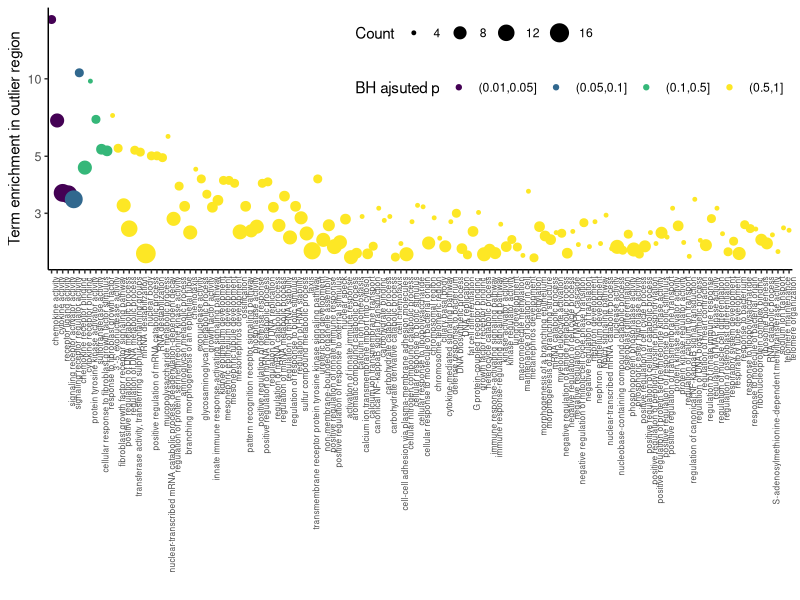
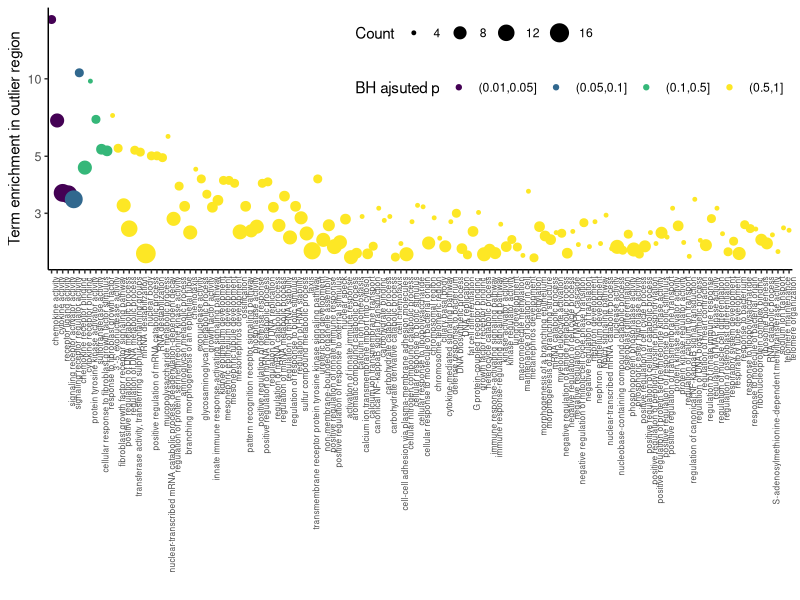

Generate these figures, in order, with R: (Note: this script raises an error after producing the figures.)
require(tidyverse)
require(ggplot2)
require(reshape2)


g = read.csv('WG.tsv',sep="\t",h=T)
head(g$pvalue)
head(p.adjust(g$pvalue,method = "BH"))
head(g$p.adjust)
g$bgCount = as.numeric(sub("/.*","",g$BgRatio))

bgCountD = unique(as.numeric(sub(".*/","",g$BgRatio)))
gCountD = unique(as.numeric(sub(".*/","",g$GeneRatio)))
g$Enrichment = with(g,(Count/gCountD)/(bgCount/bgCountD))
head(g)

head(g)
ggplot(aes(y=Enrichment,x=reorder(term,p.adjust),
           color=cut(p.adjust,c(0,0.01,0.05,0.1,0.5,1)),
           size=Count),data=g[g$Enrichment>2 &g$Count>=4,])+
  geom_point()+  theme_classic()+
  scale_color_viridis_d(name="BH ajsuted p")+
  xlab("")+scale_y_continuous(name = "Term enrichment in outlier region", trans = "log10")+
  #geom_hline(yintercept = 1,color="red")+
  theme(axis.text.x = element_text(size=6,angle=90,hjust = 1),
        axis.text.y = element_text(size=9),
        legend.position = c(.7,.8),
        legend.direction = "horizontal")
ggsave("genes-GO.pdf",width=10,height = 6)

genes = merge(melt(strsplit(g2$geneID,"/")), 
      data.frame(desc=g2$term,color=g2$p.adjust,L1=1:nrow(g2)),
      by = "L1")

head(genes)    
ggplot(data=genes,aes(y=reorder(desc,value),x=reorder(value,desc),
                      fill=color))+geom_tile(fill="black")+
  theme_bw()+
  xlab("")+ylab("")+
  theme(axis.text.x = element_text(size=4,angle=90,hjust = 1),
        axis.text.y = element_text(size=7))


